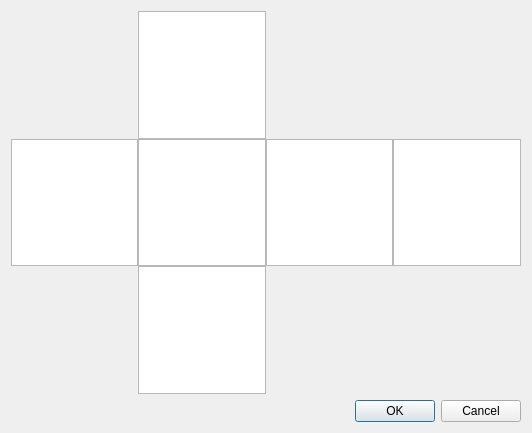
<?xml version="1.0" encoding="UTF-8"?>
<ui version="4.0">
 <class>Dialog</class>
 <widget class="QDialog" name="Dialog">
  <property name="geometry">
   <rect>
    <x>0</x>
    <y>0</y>
    <width>532</width>
    <height>433</height>
   </rect>
  </property>
  <property name="minimumSize">
   <size>
    <width>532</width>
    <height>433</height>
   </size>
  </property>
  <property name="maximumSize">
   <size>
    <width>532</width>
    <height>433</height>
   </size>
  </property>
  <property name="windowTitle">
   <string>Sky Box Settings</string>
  </property>
  <layout class="QVBoxLayout" name="verticalLayout">
   <item>
    <layout class="QGridLayout" name="gridLayout">
     <property name="spacing">
      <number>0</number>
     </property>
     <item row="1" column="0">
      <widget class="QGraphicsView" name="graphicsView_back"/>
     </item>
     <item row="1" column="1">
      <widget class="QGraphicsView" name="graphicsView_right"/>
     </item>
     <item row="1" column="2">
      <widget class="QGraphicsView" name="graphicsView_front"/>
     </item>
     <item row="1" column="3">
      <widget class="QGraphicsView" name="graphicsView_left"/>
     </item>
     <item row="0" column="1">
      <widget class="QGraphicsView" name="graphicsView_top"/>
     </item>
     <item row="2" column="1">
      <widget class="QGraphicsView" name="graphicsView_bottom"/>
     </item>
    </layout>
   </item>
   <item>
    <layout class="QHBoxLayout" name="horizontalLayout">
     <item>
      <spacer name="horizontalSpacer">
       <property name="orientation">
        <enum>Qt::Horizontal</enum>
       </property>
       <property name="sizeHint" stdset="0">
        <size>
         <width>40</width>
         <height>20</height>
        </size>
       </property>
      </spacer>
     </item>
     <item>
      <widget class="QDialogButtonBox" name="buttonBox">
       <property name="standardButtons">
        <set>QDialogButtonBox::Cancel|QDialogButtonBox::Ok</set>
       </property>
      </widget>
     </item>
    </layout>
   </item>
  </layout>
 </widget>
 <resources/>
 <connections/>
</ui>
